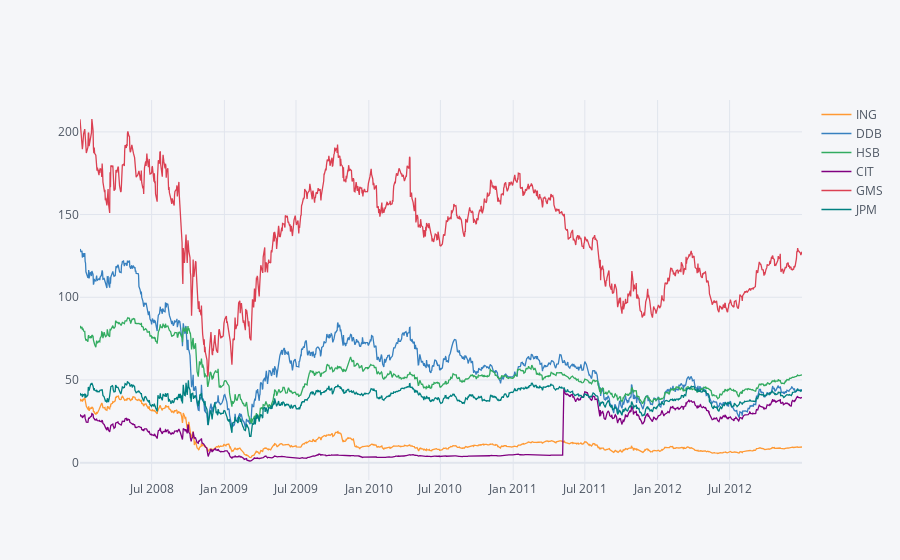

The notebook cell saved with this chart:
### Code cell
ax=plt.figure()
ax=stocks_FC_close.droplevel('Region', axis=1).iplot()

### Figure 1 — Plotly figure (JSON) as saved in the notebook; plotly's stock layout.template omitted (floating-point values rounded to 4 significant figures; data arrays with more than 128 entries replaced by an {"elided": "..."} marker saying what was removed)
{"data": [{"line": {"color": "rgba(255, 153, 51, 1.0)", "dash": "solid", "shape": "linear", "width": 1.3}, "mode": "lines", "name": "ING", "text": "", "type": "scatter", "x": {"elided": "1259 str values"}, "y": {"elided": "1259 float values"}}, {"line": {"color": "rgba(55, 128, 191, 1.0)", "dash": "solid", "shape": "linear", "width": 1.3}, "mode": "lines", "name": "DDB", "text": "", "type": "scatter", "x": {"elided": "1259 str values"}, "y": {"elided": "1259 float values"}}, {"line": {"color": "rgba(50, 171, 96, 1.0)", "dash": "solid", "shape": "linear", "width": 1.3}, "mode": "lines", "name": "HSB", "text": "", "type": "scatter", "x": {"elided": "1259 str values"}, "y": {"elided": "1259 float values"}}, {"line": {"color": "rgba(128, 0, 128, 1.0)", "dash": "solid", "shape": "linear", "width": 1.3}, "mode": "lines", "name": "CIT", "text": "", "type": "scatter", "x": {"elided": "1259 str values"}, "y": {"elided": "1259 float values"}}, {"line": {"color": "rgba(219, 64, 82, 1.0)", "dash": "solid", "shape": "linear", "width": 1.3}, "mode": "lines", "name": "GMS", "text": "", "type": "scatter", "x": {"elided": "1259 str values"}, "y": {"elided": "1259 float values"}}, {"line": {"color": "rgba(0, 128, 128, 1.0)", "dash": "solid", "shape": "linear", "width": 1.3}, "mode": "lines", "name": "JPM", "text": "", "type": "scatter", "x": {"elided": "1259 str values"}, "y": {"elided": "1259 float values"}}], "layout": {"legend": {"bgcolor": "#F5F6F9", "font": {"color": "#4D5663"}}, "paper_bgcolor": "#F5F6F9", "plot_bgcolor": "#F5F6F9", "title": {"font": {"color": "#4D5663"}}, "xaxis": {"gridcolor": "#E1E5ED", "showgrid": true, "tickfont": {"color": "#4D5663"}, "title": {"font": {"color": "#4D5663"}, "text": ""}, "zerolinecolor": "#E1E5ED"}, "yaxis": {"gridcolor": "#E1E5ED", "showgrid": true, "tickfont": {"color": "#4D5663"}, "title": {"font": {"color": "#4D5663"}, "text": ""}, "zerolinecolor": "#E1E5ED"}}}
